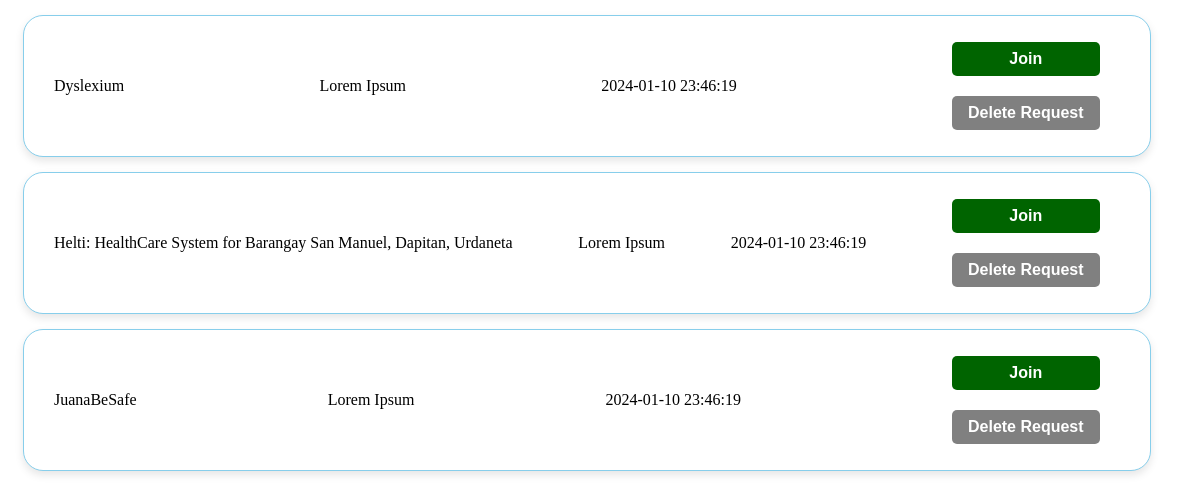
The app's page /aaDRAFT.php with its own data.
### tables this page shows
CREATE TABLE `invitation` (
  `InvitationID` int(11) NOT NULL,
  `ProjectID` int(11) DEFAULT NULL,
  `InviterID` varchar(50) DEFAULT NULL,
  `InviteeID` varchar(50) DEFAULT NULL,
  `Status` varchar(50) DEFAULT 'Pending',
  `InvitationDate` timestamp NOT NULL DEFAULT current_timestamp()
);

CREATE TABLE `project` (
  `Project_ID` int(11) NOT NULL,
  `Company_ID` int(11) NOT NULL,
  `Project_title` varchar(100) NOT NULL,
  `Project_Description` text NOT NULL,
  `Project_date` datetime NOT NULL,
  `STATUS` varchar(255) NOT NULL
);

CREATE TABLE `student_registration` (
  `Student_ID` varchar(50) NOT NULL,
  `Student_fname` varchar(100) NOT NULL,
  `Student_lname` varchar(100) NOT NULL,
  `Student_email` varchar(100) NOT NULL,
  `Student_password` varchar(255) NOT NULL,
  `Course` varchar(255) NOT NULL,
  `Year` varchar(20) NOT NULL,
  `Block` varchar(20) NOT NULL,
  `Student_contactno` varchar(255) NOT NULL
);

### aaDRAFT.php (the view, shortened to what this page needs)
<!DOCTYPE html>
<html lang="en">
<head>
</head>
<body>
<?php
require 'aaDRAFTdb.php';
$query = "SELECT p.Project_title, s.Student_fname, s.Student_lname, i.InvitationDate   from project p, invitation i, student_registration s where p.Project_ID=i.ProjectID and i.InviterID = s.Student_ID and i.status='PENDING' ORDER BY InvitationDate desc, Project_title asc";
$result = mysqli_query($conn, $query);
?>
<?php
                while ($row = mysqli_fetch_assoc($result)) {
        ?>
<div class="box">
        <div class="project-title"><?php echo $row['Project_title']?></div>
        <div class="creator"><?php echo $row['Student_fname'].' '.$row['Student_lname']?></div>
        <div class="creation-date"><?php echo $row['InvitationDate']?></div>
        <div class="separator">
        <div class="confirm-btn">Join</div>
        <div class="delete-btn">Delete Request</div>
        </div>
        </div>
        <?php
                }
                ?>
</body>
</html>

### aaDRAFT.php (style rules this page uses)
.box { display: flex !important; align-items: center !important; justify-content: space-between !important; border-radius: 20px !important; border: 1px solid skyblue !important; padding: 30px; !important; margin: 15px !important; width: 90% !important; height: 80px !important; background-color: white !important; box-shadow: 0px 4px 8px rgba(0, 0, 0, 0.1) !important; }
.confirm-btn { padding: 8px 16px; border: none; border-radius: 5px; cursor: pointer; font-weight: bold; text-align: center !important; background-color: darkgreen; margin: 20px; color: white; font-family: Arial, Helvetica, sans-serif; }
.delete-btn { font-family: Arial, Helvetica, sans-serif; padding: 8px 16px; border: none; border-radius: 5px; cursor: pointer; font-weight: bold; text-align: center !important; background-color: gray; margin: 20px; color: white; }

### records on screen
invitation: ProjectID.Project_title "Dyslexium", InviterID.Student_fname "Lorem", InviterID.Student_lname "Ipsum", InvitationDate "2024-01-10 23:46:19"
invitation: ProjectID.Project_title "Helti: HealthCare System for Barangay San Manuel, Dapitan, Urdaneta", InviterID.Student_fname "Lorem", InviterID.Student_lname "Ipsum", InvitationDate "2024-01-10 23:46:19"
invitation: ProjectID.Project_title "JuanaBeSafe", InviterID.Student_fname "Lorem", InviterID.Student_lname "Ipsum", InvitationDate "2024-01-10 23:46:19"
